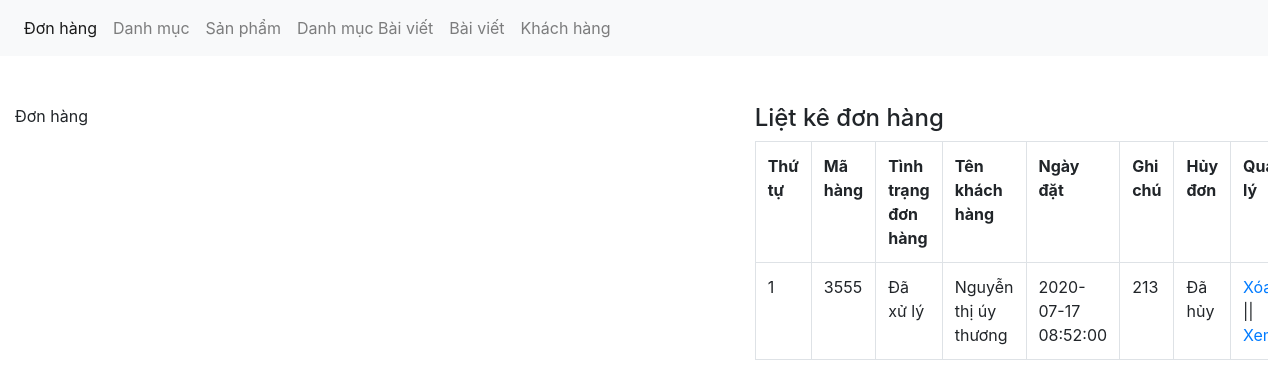
Page /admin/xulydonhang.php on the committed database.
### tables this page shows
CREATE TABLE `tbl_donhang` (
  `donhang_id` int(11) NOT NULL,
  `sanpham_id` int(11) NOT NULL,
  `soluong` int(11) NOT NULL,
  `mahang` varchar(50) NOT NULL,
  `khachhang_id` int(11) NOT NULL,
  `ngaythang` timestamp NOT NULL DEFAULT current_timestamp() ON UPDATE current_timestamp(),
  `tinhtrang` int(11) NOT NULL,
  `huydon` int(11) NOT NULL DEFAULT 0
);

CREATE TABLE `tbl_khachhang` (
  `khachhang_id` int(11) NOT NULL,
  `name` varchar(100) NOT NULL,
  `phone` varchar(50) NOT NULL,
  `address` varchar(200) NOT NULL,
  `note` text NOT NULL,
  `email` varchar(150) NOT NULL,
  `password` varchar(100) NOT NULL,
  `giaohang` int(11) NOT NULL
);

### admin/xulydonhang.php (the view, shortened to what this page needs)
<?php
	include('../db/connect.php');
?>
<!DOCTYPE html>
<html lang="en">
<head>
	<link href="../css/bootstrap.css" rel="stylesheet" type="text/css" media="all" />
</head>
<body>
	<nav class="navbar navbar-expand-lg navbar-light bg-light">
	  <div class="collapse navbar-collapse" id="navbarNav">
	    <ul class="navbar-nav">
	      <li class="nav-item active">
	        <a class="nav-link" href="xulydonhang.php">Đơn hàng <span class="sr-only">(current)</span></a>
	      </li>
	      <li class="nav-item">
	        <a class="nav-link" href="xulydanhmuc.php">Danh mục</a>
	      </li>
	      <li class="nav-item">
	        <a class="nav-link" href="xulysanpham.php">Sản phẩm</a>
	      </li>
	       <li class="nav-item">
	        <a class="nav-link" href="xulydanhmucbaiviet.php">Danh mục Bài viết</a>
	      </li>
	         <li class="nav-item">
	        <a class="nav-link" href="xulybaiviet.php">Bài viết</a>
	      </li>
	       <li class="nav-item">
	         <a class="nav-link" href="xulykhachhang.php">Khách hàng</a>
	      </li>
	    </ul>
	  </div>
	</nav><br><br>
	<div class="container-fluid">
		<div class="row">
			 <?php
			if(isset($_GET['quanly'])=='xemdonhang'){
				$mahang = $_GET['mahang'];
				$sql_chitiet = mysqli_query($con,"SELECT * FROM tbl_donhang,tbl_sanpham WHERE tbl_donhang.sanpham_id=tbl_sanpham.sanpham_id AND tbl_donhang.mahang='$mahang'");
				?>
				<div class="col-md-7">
				<p>Xem chi tiết đơn hàng</p>
			<form action="" method="POST">
				<table class="table table-bordered ">
					<tr>
						<th>Thứ tự</th>
						<th>Mã hàng</th>
						<th>Tên sản phẩm</th>
						<th>Số lượng</th>
						<th>Giá</th>
						<th>Tổng tiền</th>
						<th>Ngày đặt</th>
					</tr>
					<?php
					$i = 0;
					while($row_donhang = mysqli_fetch_array($sql_chitiet)){
						$i++;
					?>
					<tr>
						<td><?php echo $i; ?></td>
						<td><?php echo $row_donhang['mahang']; ?></td>
						<td><?php echo $row_donhang['sanpham_name']; ?></td>
						<td><?php echo $row_donhang['soluong']; ?></td>
						<td><?php echo $row_donhang['sanpham_giakhuyenmai']; ?></td>
						<td><?php echo number_format($row_donhang['soluong']*$row_donhang['sanpham_giakhuyenmai']).'vnđ'; ?></td>
						<td><?php echo $row_donhang['ngaythang'] ?></td>
						<input type="hidden" name="mahang_xuly" value="<?php echo $row_donhang['mahang'] ?>">
					</tr>
					 <?php
					}
					?>
				</table>
				<select class="form-control" name="xuly">
					<option value="1">Đã xử lý | Giao hàng</option>
					<option value="0">Chưa xử lý</option>
				</select><br>
				<input type="submit" value="Cập nhật đơn hàng" name="capnhatdonhang" class="btn btn-success">
			</form>
				</div>
			<?php
			}else{
				?>
				<div class="col-md-7">
					<p>Đơn hàng</p>
				</div>
				<?php
			}
				?>
			<div class="col-md-5">
				<h4>Liệt kê đơn hàng</h4>
				<?php
				$sql_select = mysqli_query($con,"SELECT * FROM tbl_sanpham,tbl_khachhang,tbl_donhang WHERE tbl_donhang.sanpham_id=tbl_sanpham.sanpham_id AND tbl_donhang.khachhang_id=tbl_khachhang.khachhang_id GROUP BY mahang ");
				?>
				<table class="table table-bordered ">
					<tr>
						<th>Thứ tự</th>
						<th>Mã hàng</th>
						<th>Tình trạng đơn hàng</th>
						<th>Tên khách hàng</th>
						<th>Ngày đặt</th>
						<th>Ghi chú</th>
						<th>Hủy đơn</th>
						<th>Quản lý</th>
					</tr>
					<?php
					$i = 0;
					while($row_donhang = mysqli_fetch_array($sql_select)){
						$i++;
					?>
					<tr>
						<td><?php echo $i; ?></td>
						<td><?php echo $row_donhang['mahang']; ?></td>
						<td><?php
							if($row_donhang['tinhtrang']==0){
								echo 'Chưa xử lý';
							}else{
								echo 'Đã xử lý';
							}
						?></td>
						<td><?php echo $row_donhang['name']; ?></td>
						<td><?php echo $row_donhang['ngaythang'] ?></td>
						<td><?php echo $row_donhang['note'] ?></td>
						<td><?php if($row_donhang['huydon']==0){ }elseif($row_donhang['huydon']==1){
							echo '<a href="xulydonhang.php?quanly=xemdonhang&mahang='.$row_donhang['mahang'].'&xacnhanhuy=2">Xác nhận hủy đơn</a>';
						}else{
							echo 'Đã hủy';
						}
						?></td>
						<td><a href="?xoadonhang=<?php echo $row_donhang['mahang'] ?>">Xóa</a> || <a href="?quanly=xemdonhang&mahang=<?php echo $row_donhang['mahang'] ?>">Xem </a></td>
					</tr>
					 <?php
					}
					?>
				</table>
			</div>
		</div>
	</div>
</body>
</html>

### rows in the picture
tbl_donhang: mahang "3555", tinhtrang "Đã xử lý", khachhang.name "Nguyễn thị úy thương", ngaythang "2020-07-17 08:52:00", khachhang.note "213", huydon "Đã hủy"
